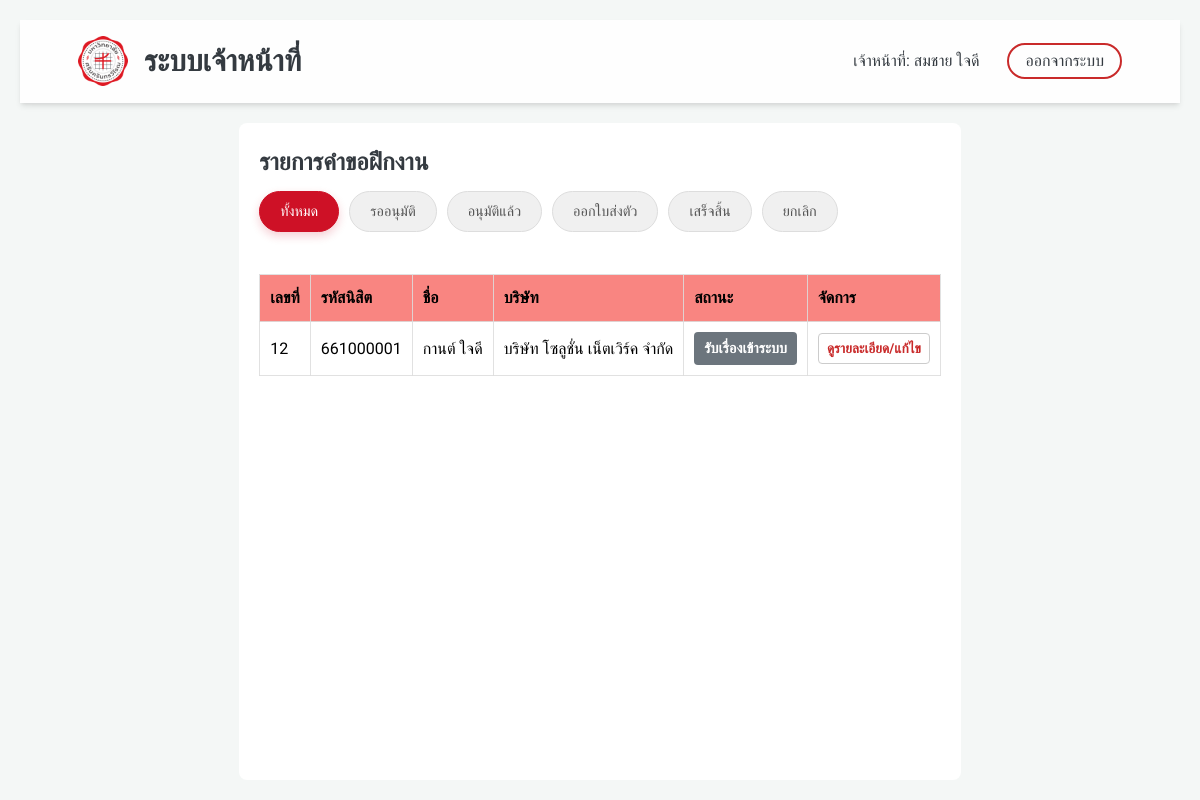
The app's page /staff_dashboard.php (signed in) with its own data.
### tables this page shows
CREATE TABLE `internship_request` (
  `request_id` int(11) NOT NULL,
  `student_id` varchar(20) NOT NULL,
  `company_id` int(11) NOT NULL,
  `internship_position` varchar(255) DEFAULT NULL,
  `start_date` date DEFAULT NULL,
  `end_date` date DEFAULT NULL,
  `status` int(11) NOT NULL DEFAULT 1,
  `supervision_note` text DEFAULT NULL,
  `created_at` timestamp NOT NULL DEFAULT current_timestamp()
);

CREATE TABLE `student` (
  `student_id` varchar(20) NOT NULL,
  `password` varchar(255) NOT NULL,
  `first_name` varchar(100) NOT NULL,
  `last_name` varchar(100) NOT NULL,
  `email` varchar(100) DEFAULT NULL,
  `phone` varchar(20) DEFAULT NULL,
  `year` int(11) DEFAULT NULL
);

CREATE TABLE `company` (
  `company_id` int(11) NOT NULL,
  `company_name` varchar(255) NOT NULL,
  `address` text DEFAULT NULL,
  `contact_person` varchar(150) DEFAULT NULL,
  `contact_phone` varchar(10) DEFAULT NULL,
  `contact_email` varchar(100) DEFAULT NULL
);

### staff_dashboard.php (the view, shortened to what this page needs)
<?php
require 'db.php';
$status = $_GET['status'] ?? 'all';
if ($status === 'all') {
    $stmt = $pdo->query("
        SELECT r.*,
               c.company_name,
               s.first_name,
               s.last_name,
               s.student_id AS st_id
        FROM Internship_Request r
        JOIN Company c ON r.company_id = c.company_id
        JOIN Student s ON r.student_id = s.student_id
        ORDER BY r.created_at DESC
    ");
}
$requests = $stmt->fetchAll();
?>
<!DOCTYPE html>
<html lang="th">
<head>
    <link rel="stylesheet" href="style_sst.css">
</head>
<body>
<nav class="navbar" style="margin-bottom: 20px;">
    <div class="nav-brand">
    <img src="img/Srinakharinwirot_Logo (1).png" alt="SWU Logo" onerror="this.src='img/images.png'">
        <h2>ระบบเจ้าหน้าที่</h2>
    </div>
    <div class="nav-links">
        เจ้าหน้าที่: <?php echo htmlspecialchars($_SESSION['name'] ?? 'ผู้ดูแลระบบ'); ?>
        <a href="logout.php"  class="btn-outline" style="padding: 0.4rem 1rem; border-radius: 50px;">ออกจากระบบ</a>
    </div>
</nav>
<div class="container">
    <h2>รายการคำขอฝึกงาน</h2>
    <?php $current_status = $_GET['status'] ?? 'all'; ?>
<div class="status-filter-container">
    <a href="?status=all" class="status-link <?php echo $current_status == 'all' ? 'active' : ''; ?>">ทั้งหมด</a>
    <a href="?status=1" class="status-link <?php echo $current_status == '1' ? 'active' : ''; ?>">รออนุมัติ</a>
    <a href="?status=2" class="status-link <?php echo $current_status == '2' ? 'active' : ''; ?>">อนุมัติแล้ว</a>
    <a href="?status=3" class="status-link <?php echo $current_status == '3' ? 'active' : ''; ?>">ออกใบส่งตัว</a>
    <a href="?status=4" class="status-link <?php echo $current_status == '4' ? 'active' : ''; ?>">เสร็จสิ้น</a>
    <a href="?status=9" class="status-link <?php echo $current_status == '9' ? 'active' : ''; ?>">ยกเลิก</a>
</div>
    <table>
        <tr>
            <th>เลขที่</th>
            <th>รหัสนิสิต</th>
            <th>ชื่อ</th>
            <th>บริษัท</th>
            <th>สถานะ</th>
            <th>จัดการ</th>
        </tr>
        <?php foreach($requests as $req): ?>
        <tr>
            <td><?php echo htmlspecialchars($req['request_id']); ?></td>
            <td><?php echo htmlspecialchars($req['st_id']); ?></td>
            <td><?php echo htmlspecialchars($req['first_name'].' '.$req['last_name']); ?></td>
            <td><?php echo htmlspecialchars($req['company_name']); ?></td>
            <td><?php echo getStatusBadge($req['status']); ?></td>
            <td>
            <a href="staff_detail.php?id=<?php echo (int)$req['request_id']; ?>"
            class="btn btn-outline"
            style="padding: 0.2rem 0.5rem; font-size: 0.85rem; text-decoration: none; border: 1px solid #ccc; border-radius: 4px; display: inline-block;">
            <i class="fas fa-search"></i> ดูรายละเอียด/แก้ไข
                </a>
            </td>
        </tr>
        <?php endforeach; ?>
    </table>
</div>
</body>
</html>

### db.php (shortened to what this page needs)
<?php
function getStatusBadge($status) {
    switch($status) {
        case 1: return '<span class="badge bg-1">รับเรื่องเข้าระบบ</span>';
    }
}
?>

### style_sst.css (style rules this page uses)
:root { --primary-red: #c92a2a; --primary-red-hover: #b02323; --light-red: #fff0f0; --dark-gray: #343a40; --medium-gray: #868e96; --light-gray: #f8f9fa; --white: #ffffff; --glass-bg: rgba(255, 255, 255, 0.85); --glass-border: rgba(255, 255, 255, 0.18); --shadow-sm: 0 4px 6px -1px rgba(0, 0, 0, 0.1), 0 2px 4px -1px rgba(0, 0, 0, 0.06); --shadow-md: 0 10px 15px -3px rgba(0, 0, 0, 0.1), 0 4px 6px -2px rgba(0, 0, 0, 0.05); --shadow-lg: 0 20px 25px -5px rgba(0, 0, 0, 0.1), 0 10px 10px -5px rgba(0, 0, 0, 0.04); }
* { margin: 0; padding: 0; box-sizing: border-box; font-family: 'Prompt', sans-serif; }
body { background-color: var(--light-gray); color: var(--dark-gray); line-height: 1.6; min-height: 100vh; display: flex; flex-direction: column; }
.navbar { background: var(--glass-bg); backdrop-filter: blur(10px); -webkit-backdrop-filter: blur(10px); border-bottom: 1px solid var(--glass-border); position: sticky; top: 0; z-index: 1000; padding: 1rem 5%; display: flex; justify-content: space-between; align-items: center; box-shadow: var(--shadow-sm); }
.nav-brand { display: flex; align-items: center; gap: 1rem; text-decoration: none; color: var(--dark-gray); font-weight: 700; font-size: 1.25rem; }
.nav-brand img { height: 50px; width: auto; }
.nav-links a { text-decoration: none; color: var(--dark-gray); margin-left: 1.5rem; font-weight: 500; transition: color 0.3s; }
.container { max-width: 1200px; margin: 0 auto; padding: 2rem 15px; flex: 1; }
.btn { display: inline-block; padding: 0.75rem 1.5rem; border: none; border-radius: 8px; font-size: 1rem; font-weight: 600; cursor: pointer; text-align: center; text-decoration: none; transition: all 0.3s; }
.btn-outline { background-color: transparent; border: 2px solid var(--primary-red); color: var(--primary-red); }
.badge { padding: 0.35em 0.65em; font-size: 0.75em; font-weight: 700; border-radius: 0.25rem; color: #fff; display: inline-block; }
.bg-1 { background-color: #6c757d; }

### staff_dashboard.php (style rules this page uses)
body { font-family: sans-serif; background: #f4f7f6; padding: 20px; }
.container { max-width: 1000px; margin: auto; background: white; padding: 20px; border-radius: 8px; }
.badge { padding: 5px 10px; border-radius: 4px; color: white; font-size: 0.9em; }
.bg-1 { background: #6c757d; }
table { width: 100%; border-collapse: collapse; margin-top: 15px; color: #000000; }
th, td { border: 1px solid #dddd; padding: 10px; text-align: left; }
th { background-color: #f98581; }
.status-filter-container { display: flex; gap: 10px; flex-wrap: wrap; margin-bottom: 2rem; padding: 10px 0; }
.status-link { text-decoration: none; padding: 8px 20px; border-radius: 50px; background-color: #f0f0f0; color: #555; font-size: 0.9rem; transition: all 0.3s ease; border: 1px solid #ddd; }
.status-link.active { background-color: #ce1126; color: white; border-color: #ce1126; box-shadow: 0 4px 10px rgba(206, 17, 38, 0.2); }

### records on screen
internship_request: request_id "12", student.student_id "661000001", student.last_name "กานต์ ใจดี", company.company_name "บริษัท โซลูชั่น เน็ตเวิร์ค จำกัด", status "รับเรื่องเข้าระบบ"

### other values on screen
$_SESSION['name'] "สมชาย ใจดี"
